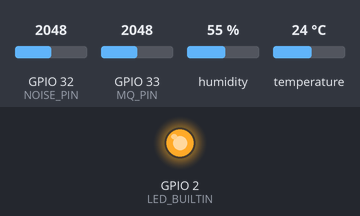
The program below on a simulated ESP32. Shown: output pins drawn as LEDs (lit = HIGH). Inputs (shaded band) come from the test bench; at power-on: GPIO 32 (NOISE_PIN) = 2048, GPIO 33 (MQ_PIN) = 2048, humidity 55 %, temperature 24 °C. WiFi joins after 1.5 s; servers stay silent unless stated; network time is answered at once with the bench clock; uploads are accepted with an empty reply; the local clock reads 2024-03-15 10:24:30 at power-on unless the program sets it; what the program prints to the serial monitor is not drawn.

Above: at 0.1 s.
At 3.6 s:
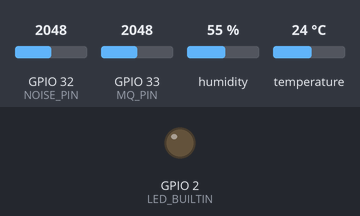
Timing chart, 0 to 5.1 s (numbered marks = the images above):
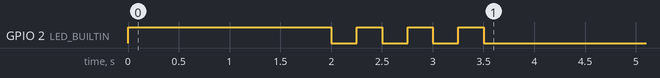

The program:

main.cpp
```cpp
#include <Adafruit_Sensor.h>
#include <WiFi.h>
#include <HTTPClient.h>
#include <WiFiUdp.h>
#include <NTPClient.h>
#include <DHT.h>
#include <DHT_U.h>

// ============================ CONFIGURAÇÕES DO USUÁRIO ============================

// Configuração Wi-Fi
const char* ssid = "Desktop_F2925018";  // Nome da rede Wi-Fi
const char* password = "jr010203";      // Senha da rede Wi-Fi

// Configuração do servidor
const char* serverName = "http://104.154.230.185:3000/api/sensors"; // URL do servidor

// Configuração dos sensores
#define DHTPIN 4      // GPIO conectado ao DHT22
#define DHTTYPE DHT22  // Modelo do sensor
#define MQ_PIN 33      // GPIO para o sensor MQ
#define NOISE_PIN 32   // GPIO para o sensor de ruído

// Configuração do LED interno
#define LED_BUILTIN 2  // LED interno do ESP32 (GPIO2)

// Intervalo entre as leituras (em milissegundos)
const unsigned long interval = 20000;

// ============================ FIM DAS CONFIGURAÇÕES ============================

DHT dht(DHTPIN, DHTTYPE);
WiFiUDP ntpUDP;
NTPClient timeClient(ntpUDP, "pool.ntp.org", 0, 60000); // Sincronizar com UTC a cada 60s
WiFiClient wifiClient; // Cliente WiFi necessário para HTTPClient

// Declaração das funções
float lerTemperaturaDHT22();
float lerUmidadeDHT22();
float lerSensorAnalogico(int pin);
String obterTempoEpoch();

void setup() {
  Serial.begin(115200);
  Serial.println("Inicializando...");

  // Configurar LED interno
  pinMode(LED_BUILTIN, OUTPUT);
  digitalWrite(LED_BUILTIN, HIGH); // LED apagado inicialmente

  // Inicializar o DHT22 (sem configurar GPIO35 como saída)
  dht.begin();
  delay(2000); // Aguarda estabilização do sensor

  // Conectar ao Wi-Fi com LED piscando
  Serial.print("Conectando ao Wi-Fi...");
  WiFi.begin(ssid, password);

  while (WiFi.status() != WL_CONNECTED) {
    digitalWrite(LED_BUILTIN, LOW);  // Liga LED
    delay(250);
    digitalWrite(LED_BUILTIN, HIGH); // Desliga LED
    delay(250);
    Serial.print(".");
  }

  // LED aceso constante após conexão
  digitalWrite(LED_BUILTIN, LOW); // LED ligado
  Serial.println("\nConectado ao Wi-Fi!");
  Serial.print("Endereço IP: ");
  Serial.println(WiFi.localIP());

  // Inicializar o cliente NTP
  timeClient.begin();
}

void loop() {
  // Atualizar o cliente NTP
  timeClient.update();

  // Ler os sensores
  float temperature = lerTemperaturaDHT22();       // Ler temperatura
  float humidity = lerUmidadeDHT22();             // Ler umidade
  float mqValue = lerSensorAnalogico(MQ_PIN);     // Ler o sensor MQ
  float noiseValue = lerSensorAnalogico(NOISE_PIN); // Ler o sensor de ruído

  // Obter horário no formato Epoch
  String epochTime = obterTempoEpoch();

  // Formatar os dados no JSON
  String payload = "{";
  payload += "\"time\": \"" + epochTime + "\",";
  payload += "\"temp\": " + (isnan(temperature) ? "null" : String(temperature)) + ",";
  payload += "\"umidade\": " + (isnan(humidity) ? "null" : String(humidity)) + ",";
  payload += "\"co\": " + String(mqValue) + ",";
  payload += "\"ruido\": " + String(noiseValue);
  payload += "}";

  Serial.print("JSON Enviado: ");
  Serial.println(payload);

  // Enviar os dados ao servidor
  if (WiFi.status() == WL_CONNECTED) {
    HTTPClient http;
    http.begin(wifiClient, serverName); // Novo formato: Passar o WiFiClient e a URL
    http.addHeader("Content-Type", "application/json"); // Cabeçalho da requisição

    int httpResponseCode = http.POST(payload); // Enviar os dados

    // Exibir a resposta
    if (httpResponseCode > 0) {
      String response = http.getString();
      Serial.print("Resposta do servidor: ");
      Serial.println(response);
    } else {
      Serial.print("Erro na requisição: ");
      Serial.println(httpResponseCode);
    }
    http.end(); // Finalizar a conexão HTTP
  } else {
    Serial.println("Wi-Fi desconectado!");
  }

  delay(interval); // Esperar o intervalo definido antes de enviar novamente
}

// Implementações das funções
float lerTemperaturaDHT22() {
  float temperature = dht.readTemperature();
  if (isnan(temperature)) {
    Serial.println("Erro ao ler temperatura do DHT22!");
    return NAN;
  }
  return temperature;
}

float lerUmidadeDHT22() {
  float humidity = dht.readHumidity();
  if (isnan(humidity)) {
    Serial.println("Erro ao ler umidade do DHT22!");
    return NAN;
  }
  return humidity;
}

float lerSensorAnalogico(int pin) {
  int analogValue = analogRead(pin);
  if (pin == MQ_PIN) {
    return map(analogValue, 0, 4095, 0, 1000); // Mapear valores para MQ
  } else {
    return map(analogValue, 0, 4095, 0, 100); // Mapear valores para Ruído
  }
}

String obterTempoEpoch() {
  return String(timeClient.getEpochTime());
}
```
